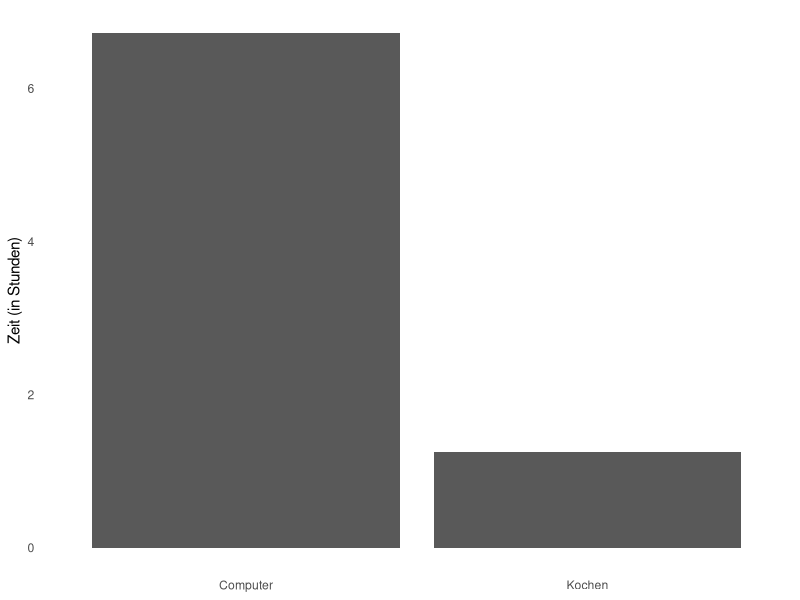

Reproduce this figure in R.
## ---- chunk 1
#| fig-cap: "Täglich investierte Zeit: Kochen vs. Computer nach Ratnaweera et al (2025), n = 2"
#| fig-width: 3

library(ggplot2)

df <- data.frame(activity = c("Kochen", "Computer"), hours = c(1.25, 6.72))

ggplot(df, aes(activity, hours)) +
  geom_col() +
  labs(y = "Zeit (in Stunden)") +
  theme_minimal() +
  theme(panel.grid = element_blank(), axis.title.x = element_blank()) 



